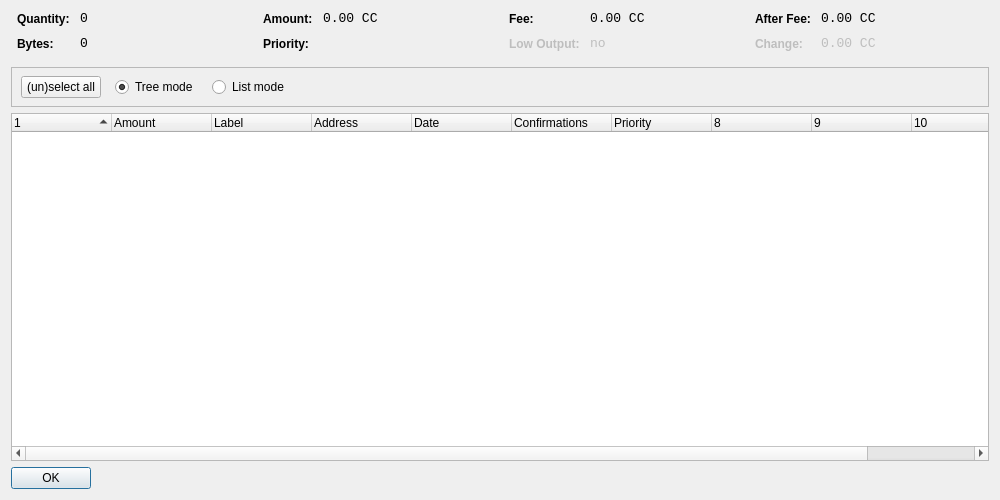
<?xml version="1.0" encoding="UTF-8"?>
<ui version="4.0">
 <class>CoinControlDialog</class>
 <widget class="QDialog" name="CoinControlDialog">
  <property name="geometry">
   <rect>
    <x>0</x>
    <y>0</y>
    <width>1000</width>
    <height>500</height>
   </rect>
  </property>
  <property name="windowTitle">
   <string>Coin Control</string>
  </property>
  <layout class="QVBoxLayout" name="verticalLayout">
   <item>
    <layout class="QHBoxLayout" name="horizontalLayoutTop" stretch="0,0,0,0">
     <property name="topMargin">
      <number>0</number>
     </property>
     <property name="bottomMargin">
      <number>10</number>
     </property>
     <item>
      <layout class="QFormLayout" name="formLayoutCoinControl1">
       <property name="horizontalSpacing">
        <number>10</number>
       </property>
       <property name="verticalSpacing">
        <number>10</number>
       </property>
       <property name="leftMargin">
        <number>6</number>
       </property>
       <property name="rightMargin">
        <number>6</number>
       </property>
       <item row="0" column="0">
        <widget class="QLabel" name="labelCoinControlQuantityText">
         <property name="styleSheet">
          <string notr="true">font-weight:bold;</string>
         </property>
         <property name="text">
          <string>Quantity:</string>
         </property>
        </widget>
       </item>
       <item row="0" column="1">
        <widget class="QLabel" name="labelCoinControlQuantity">
         <property name="font">
          <font>
           <family>Monospace</family>
           <pointsize>10</pointsize>
          </font>
         </property>
         <property name="cursor">
          <cursorShape>IBeamCursor</cursorShape>
         </property>
         <property name="contextMenuPolicy">
          <enum>Qt::ActionsContextMenu</enum>
         </property>
         <property name="text">
          <string>0</string>
         </property>
         <property name="textInteractionFlags">
          <set>Qt::LinksAccessibleByMouse|Qt::TextSelectableByKeyboard|Qt::TextSelectableByMouse</set>
         </property>
        </widget>
       </item>
       <item row="1" column="0">
        <widget class="QLabel" name="labelCoinControlBytesText">
         <property name="styleSheet">
          <string notr="true">font-weight:bold;</string>
         </property>
         <property name="text">
          <string>Bytes:</string>
         </property>
        </widget>
       </item>
       <item row="1" column="1">
        <widget class="QLabel" name="labelCoinControlBytes">
         <property name="font">
          <font>
           <family>Monospace</family>
           <pointsize>10</pointsize>
          </font>
         </property>
         <property name="cursor">
          <cursorShape>IBeamCursor</cursorShape>
         </property>
         <property name="contextMenuPolicy">
          <enum>Qt::ActionsContextMenu</enum>
         </property>
         <property name="text">
          <string>0</string>
         </property>
         <property name="textInteractionFlags">
          <set>Qt::LinksAccessibleByMouse|Qt::TextSelectableByKeyboard|Qt::TextSelectableByMouse</set>
         </property>
        </widget>
       </item>
      </layout>
     </item>
     <item>
      <layout class="QFormLayout" name="formLayoutCoinControl2">
       <property name="horizontalSpacing">
        <number>10</number>
       </property>
       <property name="verticalSpacing">
        <number>10</number>
       </property>
       <property name="leftMargin">
        <number>6</number>
       </property>
       <property name="rightMargin">
        <number>6</number>
       </property>
       <item row="0" column="0">
        <widget class="QLabel" name="labelCoinControlAmountText">
         <property name="styleSheet">
          <string notr="true">font-weight:bold;</string>
         </property>
         <property name="text">
          <string>Amount:</string>
         </property>
        </widget>
       </item>
       <item row="0" column="1">
        <widget class="QLabel" name="labelCoinControlAmount">
         <property name="font">
          <font>
           <family>Monospace</family>
           <pointsize>10</pointsize>
          </font>
         </property>
         <property name="cursor">
          <cursorShape>IBeamCursor</cursorShape>
         </property>
         <property name="contextMenuPolicy">
          <enum>Qt::ActionsContextMenu</enum>
         </property>
         <property name="text">
          <string>0.00 CC</string>
         </property>
         <property name="textInteractionFlags">
          <set>Qt::LinksAccessibleByMouse|Qt::TextSelectableByKeyboard|Qt::TextSelectableByMouse</set>
         </property>
        </widget>
       </item>
       <item row="1" column="0">
        <widget class="QLabel" name="labelCoinControlPriorityText">
         <property name="styleSheet">
          <string notr="true">font-weight:bold;</string>
         </property>
         <property name="text">
          <string>Priority:</string>
         </property>
        </widget>
       </item>
       <item row="1" column="1">
        <widget class="QLabel" name="labelCoinControlPriority">
         <property name="font">
          <font>
           <family>Monospace</family>
           <pointsize>10</pointsize>
          </font>
         </property>
         <property name="cursor">
          <cursorShape>IBeamCursor</cursorShape>
         </property>
         <property name="contextMenuPolicy">
          <enum>Qt::ActionsContextMenu</enum>
         </property>
         <property name="text">
          <string/>
         </property>
         <property name="textInteractionFlags">
          <set>Qt::LinksAccessibleByMouse|Qt::TextSelectableByKeyboard|Qt::TextSelectableByMouse</set>
         </property>
        </widget>
       </item>
      </layout>
     </item>
     <item>
      <layout class="QFormLayout" name="formLayoutCoinControl3">
       <property name="horizontalSpacing">
        <number>10</number>
       </property>
       <property name="verticalSpacing">
        <number>10</number>
       </property>
       <property name="leftMargin">
        <number>6</number>
       </property>
       <property name="rightMargin">
        <number>6</number>
       </property>
       <item row="0" column="0">
        <widget class="QLabel" name="labelCoinControlFeeText">
         <property name="styleSheet">
          <string notr="true">font-weight:bold;</string>
         </property>
         <property name="text">
          <string>Fee:</string>
         </property>
        </widget>
       </item>
       <item row="0" column="1">
        <widget class="QLabel" name="labelCoinControlFee">
         <property name="font">
          <font>
           <family>Monospace</family>
           <pointsize>10</pointsize>
          </font>
         </property>
         <property name="cursor">
          <cursorShape>IBeamCursor</cursorShape>
         </property>
         <property name="contextMenuPolicy">
          <enum>Qt::ActionsContextMenu</enum>
         </property>
         <property name="text">
          <string>0.00 CC</string>
         </property>
         <property name="textInteractionFlags">
          <set>Qt::LinksAccessibleByMouse|Qt::TextSelectableByKeyboard|Qt::TextSelectableByMouse</set>
         </property>
        </widget>
       </item>
       <item row="1" column="0">
        <widget class="QLabel" name="labelCoinControlLowOutputText">
         <property name="enabled">
          <bool>false</bool>
         </property>
         <property name="styleSheet">
          <string notr="true">font-weight:bold;</string>
         </property>
         <property name="text">
          <string>Low Output:</string>
         </property>
        </widget>
       </item>
       <item row="1" column="1">
        <widget class="QLabel" name="labelCoinControlLowOutput">
         <property name="enabled">
          <bool>false</bool>
         </property>
         <property name="font">
          <font>
           <family>Monospace</family>
           <pointsize>10</pointsize>
          </font>
         </property>
         <property name="cursor">
          <cursorShape>IBeamCursor</cursorShape>
         </property>
         <property name="contextMenuPolicy">
          <enum>Qt::ActionsContextMenu</enum>
         </property>
         <property name="text">
          <string>no</string>
         </property>
         <property name="textInteractionFlags">
          <set>Qt::LinksAccessibleByMouse|Qt::TextSelectableByKeyboard|Qt::TextSelectableByMouse</set>
         </property>
        </widget>
       </item>
      </layout>
     </item>
     <item>
      <layout class="QFormLayout" name="formLayoutCoinControl4">
       <property name="fieldGrowthPolicy">
        <enum>QFormLayout::AllNonFixedFieldsGrow</enum>
       </property>
       <property name="horizontalSpacing">
        <number>10</number>
       </property>
       <property name="verticalSpacing">
        <number>10</number>
       </property>
       <property name="leftMargin">
        <number>6</number>
       </property>
       <property name="rightMargin">
        <number>6</number>
       </property>
       <item row="0" column="0">
        <widget class="QLabel" name="labelCoinControlAfterFeeText">
         <property name="styleSheet">
          <string notr="true">font-weight:bold;</string>
         </property>
         <property name="text">
          <string>After Fee:</string>
         </property>
        </widget>
       </item>
       <item row="0" column="1">
        <widget class="QLabel" name="labelCoinControlAfterFee">
         <property name="font">
          <font>
           <family>Monospace</family>
           <pointsize>10</pointsize>
          </font>
         </property>
         <property name="cursor">
          <cursorShape>IBeamCursor</cursorShape>
         </property>
         <property name="contextMenuPolicy">
          <enum>Qt::ActionsContextMenu</enum>
         </property>
         <property name="text">
          <string>0.00 CC</string>
         </property>
         <property name="textInteractionFlags">
          <set>Qt::LinksAccessibleByMouse|Qt::TextSelectableByKeyboard|Qt::TextSelectableByMouse</set>
         </property>
        </widget>
       </item>
       <item row="1" column="0">
        <widget class="QLabel" name="labelCoinControlChangeText">
         <property name="enabled">
          <bool>false</bool>
         </property>
         <property name="styleSheet">
          <string notr="true">font-weight:bold;</string>
         </property>
         <property name="text">
          <string>Change:</string>
         </property>
        </widget>
       </item>
       <item row="1" column="1">
        <widget class="QLabel" name="labelCoinControlChange">
         <property name="enabled">
          <bool>false</bool>
         </property>
         <property name="font">
          <font>
           <family>Monospace</family>
           <pointsize>10</pointsize>
          </font>
         </property>
         <property name="cursor">
          <cursorShape>IBeamCursor</cursorShape>
         </property>
         <property name="contextMenuPolicy">
          <enum>Qt::ActionsContextMenu</enum>
         </property>
         <property name="text">
          <string>0.00 CC</string>
         </property>
         <property name="textInteractionFlags">
          <set>Qt::LinksAccessibleByMouse|Qt::TextSelectableByKeyboard|Qt::TextSelectableByMouse</set>
         </property>
        </widget>
       </item>
      </layout>
     </item>
    </layout>
   </item>
   <item>
    <widget class="QFrame" name="frame">
     <property name="minimumSize">
      <size>
       <width>0</width>
       <height>40</height>
      </size>
     </property>
     <property name="frameShape">
      <enum>QFrame::StyledPanel</enum>
     </property>
     <property name="frameShadow">
      <enum>QFrame::Sunken</enum>
     </property>
     <widget class="QWidget" name="horizontalLayoutWidget">
      <property name="geometry">
       <rect>
        <x>10</x>
        <y>0</y>
        <width>781</width>
        <height>41</height>
       </rect>
      </property>
      <layout class="QHBoxLayout" name="horizontalLayoutPanel" stretch="0,0,0,0">
       <property name="spacing">
        <number>14</number>
       </property>
       <item>
        <widget class="QPushButton" name="pushButtonSelectAll">
         <property name="sizePolicy">
          <sizepolicy hsizetype="Maximum" vsizetype="Fixed">
           <horstretch>0</horstretch>
           <verstretch>0</verstretch>
          </sizepolicy>
         </property>
         <property name="text">
          <string>(un)select all</string>
         </property>
        </widget>
       </item>
       <item>
        <widget class="QRadioButton" name="radioTreeMode">
         <property name="sizePolicy">
          <sizepolicy hsizetype="Maximum" vsizetype="Fixed">
           <horstretch>0</horstretch>
           <verstretch>0</verstretch>
          </sizepolicy>
         </property>
         <property name="text">
          <string>Tree mode</string>
         </property>
         <property name="checked">
          <bool>true</bool>
         </property>
        </widget>
       </item>
       <item>
        <widget class="QRadioButton" name="radioListMode">
         <property name="sizePolicy">
          <sizepolicy hsizetype="Maximum" vsizetype="Fixed">
           <horstretch>0</horstretch>
           <verstretch>0</verstretch>
          </sizepolicy>
         </property>
         <property name="text">
          <string>List mode</string>
         </property>
        </widget>
       </item>
       <item>
        <spacer name="horizontalSpacer">
         <property name="orientation">
          <enum>Qt::Horizontal</enum>
         </property>
         <property name="sizeHint" stdset="0">
          <size>
           <width>40</width>
           <height>20</height>
          </size>
         </property>
        </spacer>
       </item>
      </layout>
     </widget>
    </widget>
   </item>
   <item>
    <widget class="CoinControlTreeWidget" name="treeWidget">
     <property name="contextMenuPolicy">
      <enum>Qt::CustomContextMenu</enum>
     </property>
     <property name="sortingEnabled">
      <bool>false</bool>
     </property>
     <property name="columnCount">
      <number>11</number>
     </property>
     <attribute name="headerShowSortIndicator" stdset="0">
      <bool>true</bool>
     </attribute>
     <attribute name="headerStretchLastSection">
      <bool>false</bool>
     </attribute>
     <column>
      <property name="text">
       <string/>
      </property>
     </column>
     <column>
      <property name="text">
       <string>Amount</string>
      </property>
     </column>
     <column>
      <property name="text">
       <string>Label</string>
      </property>
     </column>
     <column>
      <property name="text">
       <string>Address</string>
      </property>
     </column>
     <column>
      <property name="text">
       <string>Date</string>
      </property>
     </column>
     <column>
      <property name="text">
       <string>Confirmations</string>
      </property>
      <property name="toolTip">
       <string>Confirmed</string>
      </property>
     </column>
     <column>
      <property name="text">
       <string>Priority</string>
      </property>
     </column>
     <column>
      <property name="text">
       <string/>
      </property>
     </column>
     <column>
      <property name="text">
       <string/>
      </property>
     </column>
     <column>
      <property name="text">
       <string/>
      </property>
     </column>
     <column>
      <property name="text">
       <string/>
      </property>
     </column>
    </widget>
   </item>
   <item>
    <widget class="QDialogButtonBox" name="buttonBox">
     <property name="sizePolicy">
      <sizepolicy hsizetype="Maximum" vsizetype="Fixed">
       <horstretch>0</horstretch>
       <verstretch>0</verstretch>
      </sizepolicy>
     </property>
     <property name="orientation">
      <enum>Qt::Horizontal</enum>
     </property>
     <property name="standardButtons">
      <set>QDialogButtonBox::Ok</set>
     </property>
    </widget>
   </item>
  </layout>
 </widget>
 <customwidgets>
  <customwidget>
   <class>CoinControlTreeWidget</class>
   <extends>QTreeWidget</extends>
   <header>coincontroltreewidget.h</header>
  </customwidget>
 </customwidgets>
 <resources/>
 <connections/>
</ui>
